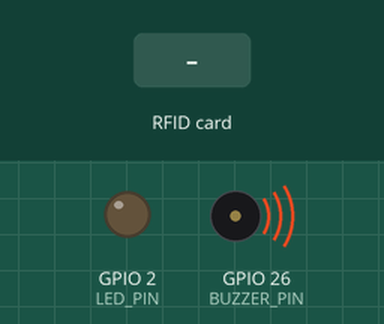
Recording of a sketch running on a simulated ESP32. Parts: output pins drawn as LEDs (lit = HIGH), buzzer (waves = sounding, pin HIGH). Dashed ring = blinking. Inputs (shaded band) come from the test bench. What the sketch prints to the serial monitor is not drawn.

Above: at 0.1 s.
At 1.8 s:
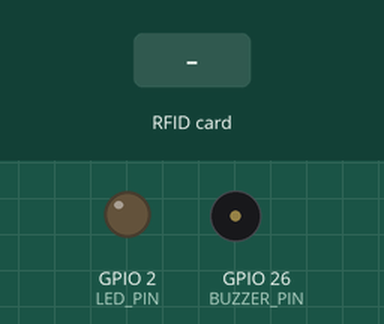
1.9 s: RFID card 5E 7A 19 C4 held to the reader
At 2.3 s:
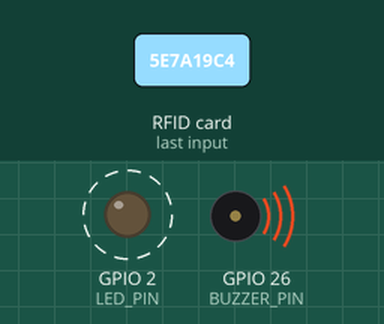
Timing chart, 0 to 4.9 s (numbered marks = the images above; inputs shaded):
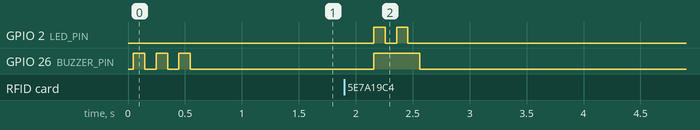

Measured:
- after the input at 1.9 s, GPIO 2 (LED_PIN): alternates HIGH for 0.10 s and LOW for 0.10 s, 4 changes in all, then stays LOW, starting after 0.26 s; GPIO 26 (BUZZER_PIN): LOW → HIGH after 0.26 s, → LOW 0.40 s later

The sketch:

esp32-rfid-testing.ino
```cpp
/*
  ESP32 PN532 RFID Reader Test (I2C Mode)

  Hardware:
  - ESP32 DevKit
  - PN532 NFC Module V3 (I2C Mode)
  - Optional: LED + Buzzer untuk feedback

  Connections:
  PN532 → ESP32
  VCC   → 3.3V
  GND   → GND
  SDA   → Pin 21
  SCL   → Pin 22
  IRQ   → Pin 4 (Optional)
  RST   → Pin 3 (Optional)

  PN532 Jumper Setting untuk I2C:
  SEL0: ON
  SEL1: ON

  Library Required:
  - Adafruit_PN532
*/

#include <Wire.h>
#include <Adafruit_PN532.h>

// Pin definitions
#define I2C_SDA 21
#define I2C_SCL 22
#define PN532_IRQ 4    // Optional
#define PN532_RESET 3  // Optional

#define LED_PIN 2      // Built-in LED
#define BUZZER_PIN 26  // Optional buzzer

// PN532 I2C instance
Adafruit_PN532 nfc(PN532_IRQ, PN532_RESET);

// Variables
String lastUID = "";
unsigned long lastScanTime = 0;
bool buzzerActive = false;
unsigned long buzzerStartTime = 0;

void setup() {
  Serial.begin(115200);
  Serial.println();
  Serial.println("=================================");
  Serial.println("🔍 ESP32 PN532 RFID Test (I2C)");
  Serial.println("=================================");

  // Initialize pins
  pinMode(LED_PIN, OUTPUT);
  pinMode(BUZZER_PIN, OUTPUT);
  digitalWrite(LED_PIN, LOW);
  digitalWrite(BUZZER_PIN, LOW);

  // Initialize I2C
  Wire.begin(I2C_SDA, I2C_SCL);
  Wire.setClock(100000); // 100kHz

  Serial.println("📡 I2C initialized");
  Serial.println("   SDA: Pin " + String(I2C_SDA));
  Serial.println("   SCL: Pin " + String(I2C_SCL));

  // Scan I2C devices
  Serial.println();
  scanI2CDevices();

  // Initialize PN532
  Serial.println();
  Serial.println("🚀 Initializing PN532...");

  if (!nfc.begin()) {
    Serial.println("❌ PN532 board not found!");
    Serial.println("   Check connections and jumper settings");
    Serial.println("   Expected I2C address: 0x24");
    while (1) {
      // Blink LED to indicate error
      digitalWrite(LED_PIN, HIGH);
      delay(200);
      digitalWrite(LED_PIN, LOW);
      delay(200);
    }
  }

  // Get firmware version
  uint32_t versiondata = nfc.getFirmwareVersion();
  if (!versiondata) {
    Serial.println("❌ Didn't find PN53x board");
    while (1) {
      digitalWrite(LED_PIN, HIGH);
      delay(100);
      digitalWrite(LED_PIN, LOW);
      delay(100);
    }
  }

  // Print firmware info
  Serial.println("✅ PN532 Found!");
  Serial.print("   Chip: PN5");
  Serial.println((versiondata >> 24) & 0xFF, HEX);
  Serial.print("   Firmware: ");
  Serial.print((versiondata >> 16) & 0xFF, DEC);
  Serial.print('.');
  Serial.println((versiondata >> 8) & 0xFF, DEC);

  // Configure PN532 to read RFID tags
  nfc.SAMConfig();

  Serial.println();
  Serial.println("🎯 Ready to scan RFID cards!");
  Serial.println("   Place your card near the reader...");
  Serial.println("=================================");

  // Success indication
  playSuccessBeep();
}

void loop() {
  unsigned long currentTime = millis();

  // Handle buzzer timing
  if (buzzerActive && currentTime - buzzerStartTime > 150) {
    digitalWrite(BUZZER_PIN, LOW);
    buzzerActive = false;
  }

  // Scan for RFID cards every 500ms
  if (currentTime - lastScanTime > 500) {
    scanForCards();
    lastScanTime = currentTime;
  }
}

void scanForCards() {
  uint8_t uid[] = { 0, 0, 0, 0, 0, 0, 0 };
  uint8_t uidLength;

  // Try to read a card with timeout of 100ms
  if (nfc.readPassiveTargetID(PN532_MIFARE_ISO14443A, uid, &uidLength, 100)) {

    // Convert UID to hex string
    String cardUID = "";
    for (uint8_t i = 0; i < uidLength; i++) {
      if (uid[i] < 0x10) cardUID += "0";
      cardUID += String(uid[i], HEX);
    }
    cardUID.toUpperCase();

    // Only process if it's a new card or enough time has passed
    if (cardUID != lastUID || millis() - lastScanTime > 2000) {
      lastUID = cardUID;

      // Card detected - show info
      Serial.println();
      Serial.println("📱 CARD DETECTED!");
      Serial.println("   UID: " + cardUID);
      Serial.println("   Length: " + String(uidLength) + " bytes");
      Serial.print("   Raw bytes: ");
      for (uint8_t i = 0; i < uidLength; i++) {
        Serial.print("0x");
        if (uid[i] < 0x10) Serial.print("0");
        Serial.print(uid[i], HEX);
        if (i < uidLength - 1) Serial.print(" ");
      }
      Serial.println();
      Serial.println("   Timestamp: " + String(millis()) + "ms");
      Serial.println("---------------------------------");

      // Visual and audio feedback
      playBeep();
      blinkLED(2);

      // Try to read card type
      identifyCardType(uid, uidLength);
    }
  }
}

void scanI2CDevices() {
  Serial.println("🔍 Scanning I2C bus...");

  byte error, address;
  int nDevices = 0;

  for(address = 1; address < 127; address++) {
    Wire.beginTransmission(address);
    error = Wire.endTransmission();

    if (error == 0) {
      Serial.print("   Found device at 0x");
      if (address < 16) Serial.print("0");
      Serial.print(address, HEX);

      // Identify known devices
      if (address == 0x24) Serial.print(" (PN532 NFC)");
      else if (address == 0x27) Serial.print(" (LCD)");
      else if (address == 0x3C || address == 0x3D) Serial.print(" (OLED)");
      else if (address == 0x48) Serial.print(" (ADS1115 ADC)");
      else if (address == 0x68) Serial.print(" (DS3231 RTC)");
      else Serial.print(" (Unknown)");

      Serial.println();
      nDevices++;
    }
  }

  Serial.println("   Total devices found: " + String(nDevices));

  if (nDevices == 0) {
    Serial.println("   ⚠️  No I2C devices found!");
    Serial.println("   Check wiring and power connections");
  }
}

void identifyCardType(uint8_t* uid, uint8_t uidLength) {
  Serial.println("🔍 Card Analysis:");

  // Analyze UID length
  switch (uidLength) {
    case 4:
      Serial.println("   Type: Likely MIFARE Classic 1K/4K");
      break;
    case 7:
      Serial.println("   Type: Likely MIFARE Ultralight or Random UID");
      break;
    case 10:
      Serial.println("   Type: Likely MIFARE DESFire or Plus");
      break;
    default:
      Serial.println("   Type: Unknown (" + String(uidLength) + " bytes)");
      break;
  }

  // Check for common patterns
  if (uid[0] == 0x04) {
    Serial.println("   Standard: ISO14443A Type A");
  }

  // Check if UID starts with manufacturer code
  switch (uid[0]) {
    case 0x04:
      Serial.println("   Manufacturer: NXP Semiconductors");
      break;
    case 0x02:
      Serial.println("   Manufacturer: STMicroelectronics");
      break;
    case 0x05:
      Serial.println("   Manufacturer: Infineon Technologies");
      break;
    default:
      Serial.println("   Manufacturer: Unknown (0x" + String(uid[0], HEX) + ")");
      break;
  }
}

void playBeep() {
  digitalWrite(BUZZER_PIN, HIGH);
  buzzerActive = true;
  buzzerStartTime = millis();
}

void playSuccessBeep() {
  // Play 3 short beeps for success
  for (int i = 0; i < 3; i++) {
    digitalWrite(BUZZER_PIN, HIGH);
    delay(100);
    digitalWrite(BUZZER_PIN, LOW);
    delay(100);
  }
}

void blinkLED(int times) {
  for (int i = 0; i < times; i++) {
    digitalWrite(LED_PIN, HIGH);
    delay(100);
    digitalWrite(LED_PIN, LOW);
    delay(100);
  }
}
```
